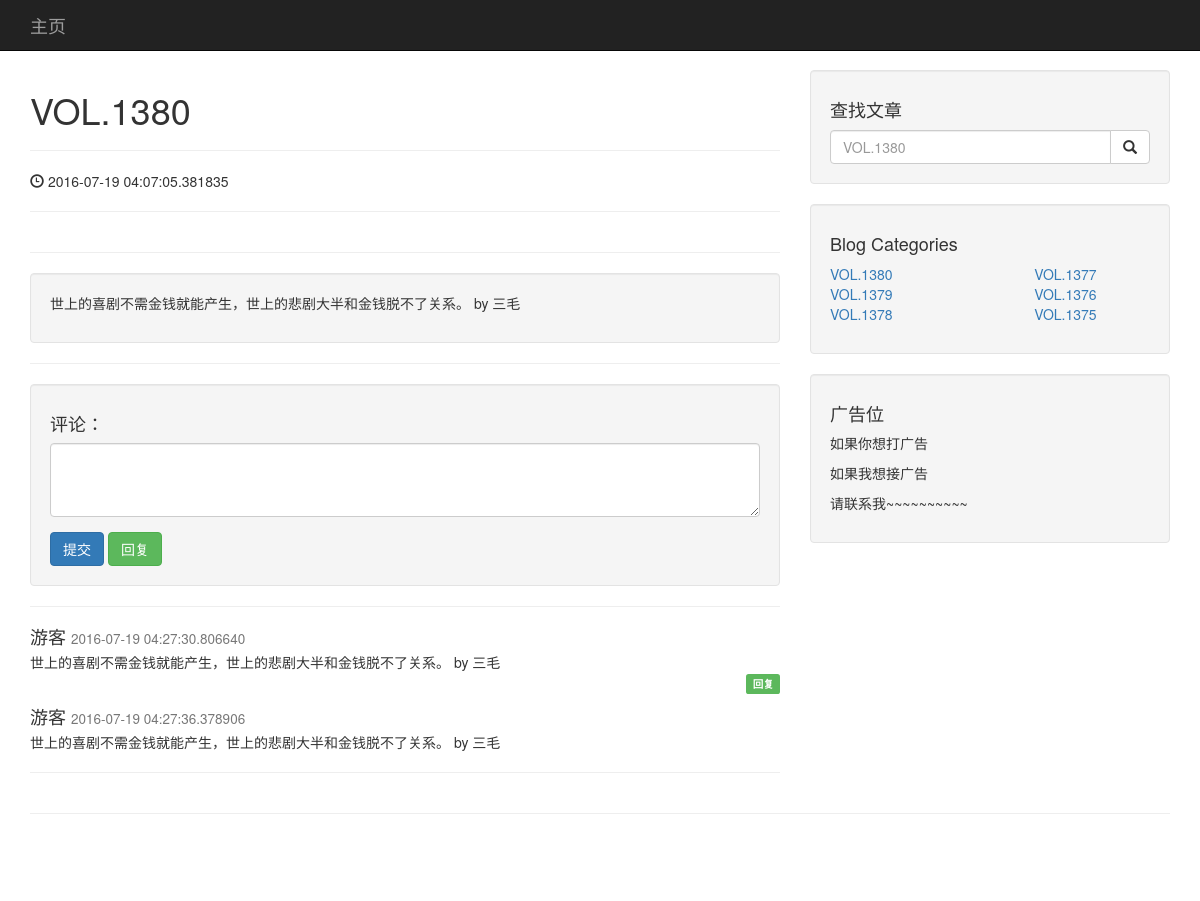
Screenshot of /posts/14 with the database file from the repository.
### app/models.py (models this page shows, shortened)
class Post(db.Model):
    __tablename__ = 'posts'
    id = db.Column(db.Integer, primary_key=True)
    url_num = db.Column(db.Integer)
    title = db.Column(db.String(10))
    img = db.Column(db.String(64))
    content = db.Column(db.String())
    timestamp = db.Column(db.DateTime, default=datetime.utcnow)
    comments = db.relationship('Comment', backref='post', lazy='dynamic')

class Comment(db.Model):
    __tablename__ = 'comments'
    id = db.Column(db.Integer, primary_key=True)
    username = db.Column(db.String(10), default='游客')
    img = db.Column(db.String(64), default='http://placekitten.com/80/80')
    content = db.Column(db.String())
    timestamp = db.Column(db.DateTime, default=datetime.utcnow)
    reply_id = db.Column(db.Integer, default=0)
    post_id = db.Column(db.Integer, db.ForeignKey('posts.id'))
    def json(self):
        extra = dict(
            post_id = self.post_id,
        )
        d = {k: v for k, v in self.__dict__.items() if k not in self.blacklist()}
        d.update(extra)
        return d
    def blacklist(self):
        b = [
            '_sa_instance_state',
        ]
        return b
    def get_replys(self):
        replys = Comment.query.filter_by(reply_id=self.id).all()
        for reply in replys:
            yield reply.json()

### app/main/views.py (the view)
@main.route('/posts/<post_id>')
def post_view(post_id):
    post = Post.query.get_or_404(post_id)
    pagination = Post.query.order_by(Post.title.desc()).filter(
        Post.title<=post.title).paginate(
        page=1,
        per_page=PER_PAGE_NUMS)
    return render_template('post.html',
                           post=post,
                           pagination=pagination)

### app/templates/post.html (shortened to what this page needs)
{% extends "index.html" %}
{% block blog_content %}
<div class="col-lg-8">
    <h1>{{ post.title }}</h1>
    <hr>
    <p><span class="glyphicon glyphicon-time"></span> {{ post.timestamp }}</p>
    <hr>
    <hr>
    <div class="well"  id="ct1">
        <p>{{ post.content }}</p>
    </div >
    <hr>
    <div class="well">
        <h4>评论：</h4>
        <form role="form">
            <div class="form-group">
                <textarea class="form-control" id="id-textarea-comment" rows="3"></textarea>
            </div>
            <button type="button" class="btn btn-primary" id="id-button-comment-add">提交</button>
            <button type="button" class="btn btn-success" id="id-button-reply-add">回复</button>
        </form>
    </div>
    <hr>
    <div id="id-div-comments" data-id="{{post.id}}">
        {% for comment in post.comments.all() %}
            {% if comment.reply_id == 0 %}
                <div class="media" id="id-div-add" data-id="{{post.id}}">
                    <div class="media-body">
                        <h4 class="media-heading">{{comment.username}}
                            <small>{{ comment.timestamp }}</small>
                        </h4>
                        {{comment.content}}
                        <div class="post-footer">
                            <a href="?id={{comment.id}}#ct1">
                                <span class="label label-success" id="id-span-reply">回复</span>
                            </a>
                        </div>
                        {% for reply in comment.get_replys() %}
                            <div class="media">
                                <div class="media-body">
                                    <h4 class="media-heading">{{reply.username}}
                                        <small>{{ reply.timestamp }}</small>
                                    </h4>
                                    {{reply.content}}
                                </div>
                            </div>
                        {% endfor %}
                    </div>
                </div>
                <hr>
            {% endif %}
        {% endfor %}
    </div>
</div>
{% endblock %}
{% block sidebar_content %}
    <div class="col-md-4">
        <div class="well">
            <h4>查找文章</h4>
            <div class="input-group">
                <input id="id-input-search" class="form-control" name="title" placeholder="{{ post.title }}">
                <span class="input-group-btn">
                    <button class="btn btn-default" type="button" id="id-button-post-search">
                        <span class="glyphicon glyphicon-search"></span>
                    </button>
                </span>
            </div>
        </div>
        <div class="well">
            <h4>Blog Categories</h4>
            <div class="row">
                <div class="col-lg-7">
                    <ul class="list-unstyled">
                        {% for p in pagination.items %}
                            <li><a href="/posts/{{p.id}}">{{ p.title }}</a></li>
                        {% endfor %}
                    </ul>
                </div>
                <div class="col-lg-5">
                    <ul class="list-unstyled">
                        {% for p in pagination.next().items %}
                            <li><a href="/posts/{{p.id}}">{{ p.title }}</a></li>
                        {% endfor %}
                    </ul>
                </div>
            </div>
        </div>
        <div class="well">
            <h4>广告位</h4>
            <p>如果你想打广告</p>
            <p>如果我想接广告</p>
            <p>请联系我~~~~~~~~~~</p>
        </div>
    </div>
{% endblock %}

### app/static/css/blog-home.css (style rules this page uses)
body { padding-top: 70px; }
div.post-footer { text-align: right; }

### rows the page displays
Post: title "VOL.1380", timestamp "2016-07-19 04:07:05.381835", content "世上的喜剧不需金钱就能产生，世上的悲剧大半和金钱脱不了关系。 by 三毛"
Comment: username "游客", timestamp "2016-07-19 04:27:30.806640", content "世上的喜剧不需金钱就能产生，世上的悲剧大半和金钱脱不了关系。 by 三毛"
Comment: username "游客", timestamp "2016-07-19 04:27:36.378906", content "世上的喜剧不需金钱就能产生，世上的悲剧大半和金钱脱不了关系。 by 三毛"
Post: title "VOL.1379"
Post: title "VOL.1378"
Post: title "VOL.1377"
Post: title "VOL.1376"
Post: title "VOL.1375"
